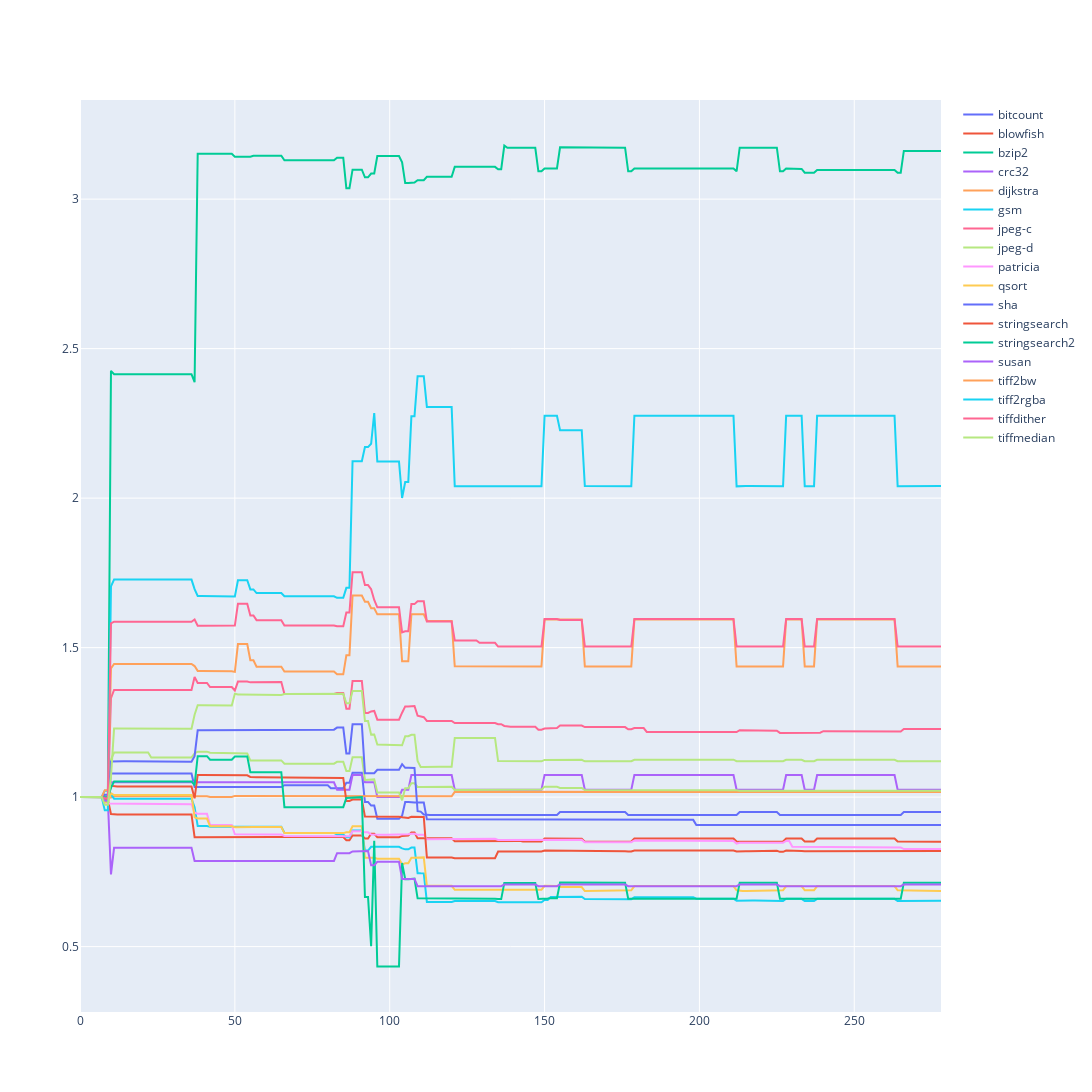

This figure's notebook cell:
### Code cell
import plotly.graph_objects as go


fig = go.Figure()

for name, data in results.items():
    if len(data) > 0:
        np_data = np.array(data)
        fig.add_trace(go.Scatter(y=np_data / np_data[0],
                    mode='lines',
                    # mode='lines+markers',
                    name=name))
fig.update_layout(
    # width=1750, height=1000
    width=1750, height=1500
)
fig.show()

### Figure 1 — Plotly figure (JSON) as saved in the notebook; plotly's stock layout.template omitted (floating-point values rounded to 4 significant figures; data arrays with more than 128 entries replaced by an {"elided": "..."} marker saying what was removed)
{"data": [{"mode": "lines", "name": "bitcount", "type": "scatter", "y": {"elided": "279 float values"}}, {"mode": "lines", "name": "blowfish", "type": "scatter", "y": {"elided": "279 float values"}}, {"mode": "lines", "name": "bzip2", "type": "scatter", "y": {"elided": "279 float values"}}, {"mode": "lines", "name": "crc32", "type": "scatter", "y": {"elided": "279 float values"}}, {"mode": "lines", "name": "dijkstra", "type": "scatter", "y": {"elided": "279 float values"}}, {"mode": "lines", "name": "gsm", "type": "scatter", "y": {"elided": "279 float values"}}, {"mode": "lines", "name": "jpeg-c", "type": "scatter", "y": {"elided": "279 float values"}}, {"mode": "lines", "name": "jpeg-d", "type": "scatter", "y": {"elided": "279 float values"}}, {"mode": "lines", "name": "patricia", "type": "scatter", "y": {"elided": "279 float values"}}, {"mode": "lines", "name": "qsort", "type": "scatter", "y": {"elided": "279 float values"}}, {"mode": "lines", "name": "sha", "type": "scatter", "y": {"elided": "279 float values"}}, {"mode": "lines", "name": "stringsearch", "type": "scatter", "y": {"elided": "279 float values"}}, {"mode": "lines", "name": "stringsearch2", "type": "scatter", "y": {"elided": "279 float values"}}, {"mode": "lines", "name": "susan", "type": "scatter", "y": {"elided": "279 float values"}}, {"mode": "lines", "name": "tiff2bw", "type": "scatter", "y": {"elided": "279 float values"}}, {"mode": "lines", "name": "tiff2rgba", "type": "scatter", "y": {"elided": "279 float values"}}, {"mode": "lines", "name": "tiffdither", "type": "scatter", "y": {"elided": "279 float values"}}, {"mode": "lines", "name": "tiffmedian", "type": "scatter", "y": {"elided": "279 float values"}}], "layout": {"height": 1500, "width": 1750, "xaxis": {"autorange": true, "range": [0, 278]}, "yaxis": {"autorange": true, "range": [0.2813, 3.332], "type": "linear"}}}
